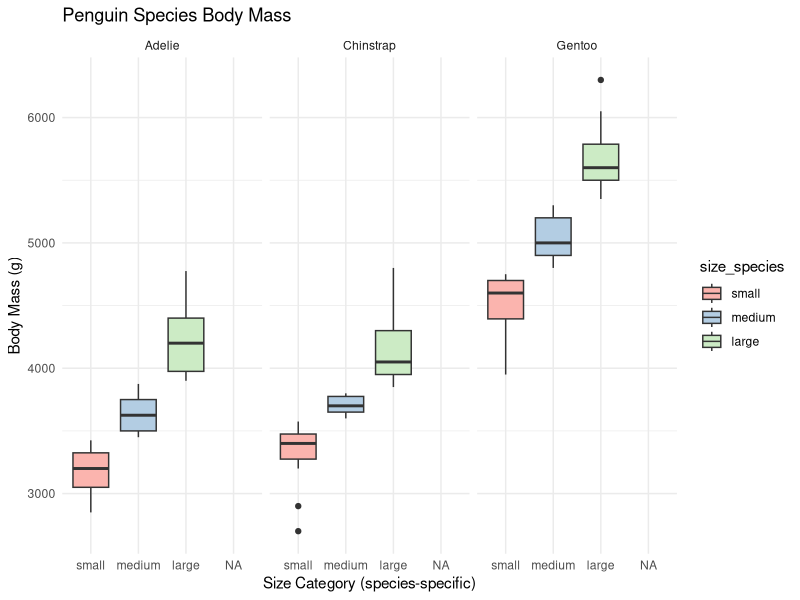

Recreate this plot in R.
###################################
# Zoology 800 Homework 4 Maddy Teter 9-25-25

#Objective 1 

#Install and load palmerpenguins

install.packages("palmerpenguins")
library(palmerpenguins)

View(penguins)


#Create a function to convert a continuous variable into a binary variable

binary <- function(x, breakpoint, low_label = "Low", high_label = "High") {
  ifelse(x < breakpoint, low_label, high_label)
}

#Use median penguin body mass as breakpoint (under 4050 = small, over 4050 = large)
median(penguins$body_mass_g, na.rm = TRUE)

#specifiy what the breakpoint is
breakpoint <- 4050

#Create a new column (size) in df that applies the function and gives binary
#label to all penguins based on body mass 
penguins$size <- binary(penguins$body_mass_g, breakpoint, low_label = "small", 
                              high_label = "large")

# Objective 2  - Generalize your function from Objective 1 to be able to accommodate
#any number of break points. This new function should allow the user to
#specify how many categories the data is broken into, the corresponding
#breakpoints, and the labels for each category

# Calculate various quartiles in body mass data column
quantile(penguins$body_mass_g, c(1/3, 2/3), na.rm = TRUE) #3700 g, 4500 g
min(penguins$body_mass_g, na.rm = TRUE) #2700 g
max(penguins$body_mass_g, na.rm = TRUE) #6300 g

#Create funciton that allows multiple breaks to apply 3 labels (Small, Med, Lg)
multi_cat <- function(x, breakpoints, labels) {
  cut(x,
      breaks = breakpoints,
      labels = labels,
      include.lowest = TRUE,
      right = FALSE)
}

#Input data into function mutli_cat
penguins$size_multi <- multi_cat(penguins$body_mass_g,
                            breakpoints = c(2700, 3700, 4550, 6300),
                            labels = c("small", "medium", "large"))

#See how many penguins fall under each size category 
table(penguins$size_multi, useNA = "ifany")

#Objective 3 - Incorporate species into function from objective 2

#Calculate bp values for each species using quantile function
adelie_bp <- quantile(penguins$body_mass_g [penguins$species == "Adelie"],
                   c(0/3, 1/3, 2/3, 3/3), na.rm = TRUE)

gentoo_bp <- quantile(penguins$body_mass_g [penguins$species == "Gentoo"],
                   c(0/3, 1/3, 2/3, 3/3), na.rm = TRUE)

chinstrap_bp <- quantile(penguins$body_mass_g [penguins$species == "Chinstrap"],
                      c(0/3, 1/3, 2/3, 3/3), na.rm = TRUE)


# Create a list with breakpoints for each species
breakpoints <- list(
  Adelie = c(adelie_bp), #has 4 values (min, 1/3 quartile, 2/3 quartile, and max)
  Gentoo = c(gentoo_bp),
  Chinstrap =c(chinstrap_bp)
)

#Create empty column to place values in for size by species 
penguins$size_species <- factor(NA, levels = c("small", "medium", "large")) 
#assigning column as factor with diff levels, keeping NA if body mass is NA


#Create for loop to return species labels by size for each penguin in dataset
#that is unique to each penguin species breakpoints

for (i in names(breakpoints)) { #i creates iteration for each species
  cuts <- breakpoints[[i]] #creating cut offs for each category of sizes specific to species
  
  mask <- penguins$species == i & !is.na(penguins$body_mass_g) 
  #ensures body mass isn't missing for each for relative to species 
  
  penguins$size_species[mask] <- cut(
    penguins$body_mass_g[mask], #selecting body mass data for certain species only
    breaks = cuts,#defining intervals using species specific cut points
    labels = c("small", "medium", "large"), #naming intervals
    include.lowest = TRUE, #includes lowest value in small category
    right = FALSE
  )
}


#Objective 4 - Create boxplot to visualize size categories 
#created for each species in objective 3

library(ggplot2)
ggplot(penguins, aes(x = size_species, y = body_mass_g, fill = size_species,)) +
  geom_boxplot() +
  facet_wrap(~ species) +
  scale_fill_brewer(palette = "Pastel1") + #automated pastel colors 
  labs(
    title = "Penguin Species Body Mass",
    x = "Size Category (species-specific)",
    y = "Body Mass (g)"
  ) +
  theme_minimal()


